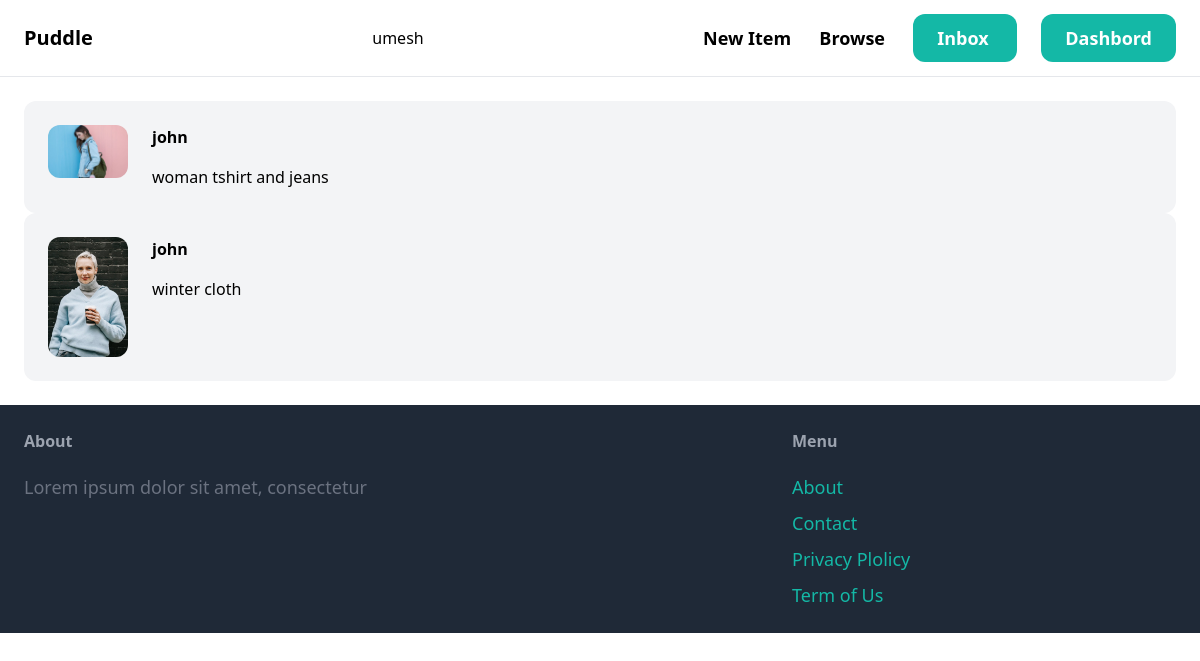
The page /inbox/ (signed in) on the database its author committed.
### conversation/models.py (models this page shows)
class Conversation(models.Model):
    item = models.ForeignKey( Item, related_name='conversations' , on_delete= models.CASCADE)
    members= models.ManyToManyField(User , related_name='conversations')
    created_at=models.DateField(auto_now_add=True)
    modified_at=models.DateField(auto_now=True)
    class Meta:
        ordering=('-modified_at',)

### item/models.py (models this page shows, shortened)
class Item(models.Model):
    category=models.ForeignKey(Category , related_name='items' , on_delete=models.CASCADE)
    name= models.CharField(max_length=255)
    description=models.TextField(blank=True, null=True)
    price=models.FloatField()
    image=models.ImageField(upload_to='items_images' ,blank=True , null=True)
    is_sold=models.BooleanField(default=False)
    created_by = models.ForeignKey(User , related_name='items' , on_delete=models.CASCADE)
    created_at =models.DateTimeField(auto_now_add=True)

### conversation/views.py (the view)
# urls.py: path('',views.inbox, name='inbox'),
@login_required
def inbox(request):
    conversations = Conversation.objects.filter(members__in=[request.user.id])
    return render(request,'conversation/inbox.html',{
        'conversations': conversations,
    })

### conversation/templates/conversation/inbox.html (shortened to what this page needs)
{% extends 'core/base.html' %}
{% block content %}
<div class="space-y-6">
{% for conversation in conversations %}
    <a href="{% url 'conversation:detail' conversation.id %}">
        <div class="p-6 flex bg-gray-100 rounded-xl">
            <div class="pr-6">
                <img src="{{ conversation.item.image.url}}" class="w-20 rounded-xl" alt="">
            </div>
            <div>
                {% for member in conversation.members.all %}
                    {% if member != request.user %}
                        <p class="mb-4"><strong>{{member.username}}</strong></p>
                        <p>{{conversation.item.name}}</p>
                    {% endif %}
                {% endfor %}
            </div>
        </div>
    </a>
    {% endfor %}
</div>
{% endblock %}

### core/templates/core/base.html (shortened to what this page needs)
<!DOCTYPE html>
<html lang="en">
<head>
    <script src="https://cdn.tailwindcss.com"></script>
</head>
<body>
    <nav class="py-6 px-6 flex justify-between items-center border-b border-gray-200">
        <a href="/" class="text-xl font-semibold" >Puddle</a>
        <span>{{request.user}}</span>
        <div class="space-x-6">
            <a href="{% url 'item:new' %}" class="text-lg font-semibold hover:text-gray-500">New Item</a>
            <a href="{% url 'item:items'%}" class="text-lg font-semibold hover:text-gray-500">Browse</a>
            {% if request.user.is_authenticated %}
            <a href="{% url 'conversation:inbox'%}"  class="px-6 py-3 text-lg font-semibold bg-teal-500 text-white rounded-xl hover:bg-teal-700 "  > Inbox </a>
            <a href="{% url 'dashboard:index' %}" class="px-6 py-3 text-lg font-semibold bg-teal-500 text-white rounded-xl hover:bg-gray-700">Dashbord</a>
            {% else %}
            <a href="{% url 'core:signup' %}"  class="px-6 py-3 text-lg font-semibold bg-teal-500 text-white rounded-xl hover:bg-teal-700 "  > Sign Up </a>
            <a href="{% url 'core:login' %}" class="px-6 py-3 text-lg font-semibold bg-teal-500 text-white rounded-xl hover:bg-gray-700">Log IN</a>
            {%endif%}
        </div>
    </nav>
    <div class="px-6 py-6">
        {% block content %}{% endblock content %}
    </div>
    <footer class="py-6 px-6 flex justify-between bg-gray-800">
        <div class="w-2/3 pr-10">
            <h3 class="mb-5 font-semibold text-gray-400">About</h3>
            <p class="text-lg text-gray-500">Lorem ipsum dolor sit amet, consectetur</p>
        </div>
        <div class="w-1/3">
            <h3 class="mb-5 font-semibold text-gray-400">Menu</h3>
            <ul class="space-y-2">
                <li><a href="#" class="text-lg text-teal-500 hover:text-teal-700">About</a></li>
                <li><a href="{% url 'core:contact' %}" class="text-lg text-teal-500 hover:text-teal-700">Contact</a></li>
                <li><a href="#" class="text-lg text-teal-500 hover:text-teal-700">Privacy Plolicy</a></li>
                <li><a href="#" class="text-lg text-teal-500 hover:text-teal-700">Term of Us</a></li>
            </ul>
        </div>
    </footer>
</body>
</html>

### rows shown on the page
Conversation: item.image (picture), item.name "woman tshirt and jeans"
Conversation: item.image (picture), item.name "winter cloth"

### other values the page prints
{{ request.user }} "umesh"
{{ member.username }} "john"
